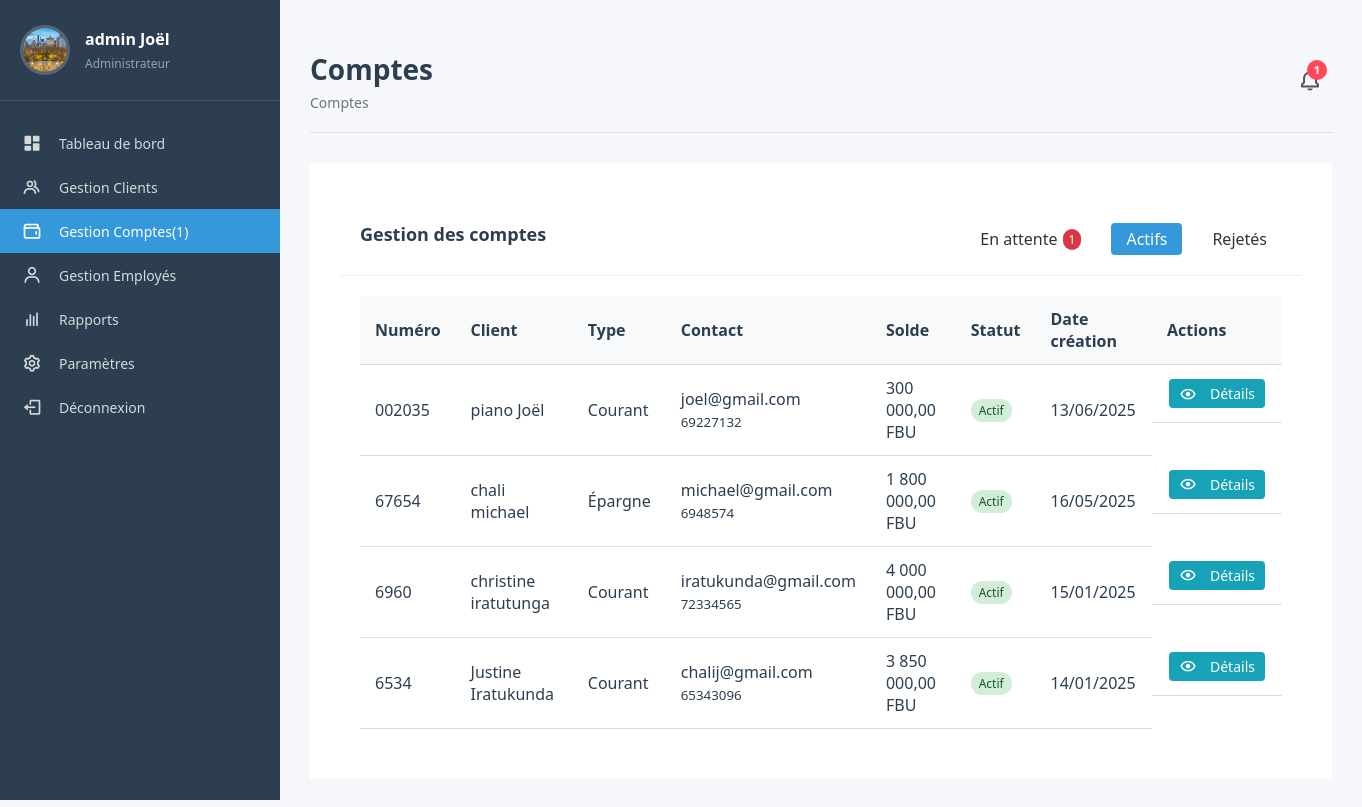
Screenshot of /admin/dashboard.php?page=comptes&filter=actifs (signed in) with the database file from the repository.
### tables this page shows
CREATE TABLE `compte` (
  `idCompte` int(11) NOT NULL,
  `numeroCompte` varchar(20) DEFAULT NULL,
  `typeCompte` enum('Courant','Épargne') DEFAULT NULL,
  `solde` decimal(15,2) DEFAULT '0.00',
  `dateCreation` date DEFAULT NULL,
  `idClient` int(11) DEFAULT NULL,
  `statut` varchar(20) NOT NULL DEFAULT 'en_attente',
  `motif_rejet` varchar(255) DEFAULT NULL
);

CREATE TABLE `client` (
  `idClient` int(11) NOT NULL,
  `nom` varchar(100) DEFAULT NULL,
  `prenom` varchar(100) DEFAULT NULL,
  `adresse` varchar(255) DEFAULT NULL,
  `telephone` varchar(20) DEFAULT NULL,
  `email` varchar(100) DEFAULT NULL,
  `password` varchar(250) NOT NULL,
  `photoPasseport` varchar(255) DEFAULT NULL,
  `copieCarteIdentite` varchar(255) DEFAULT NULL
);

### admin/compte.php (the view, shortened to what this page needs)
<?php
include '../db/db.php';
$filter = $_GET['filter'] ?? 'en_attente';
$columnCheck = $pdo->query("SHOW COLUMNS FROM compte LIKE 'statut'")->fetch();
$hasStatut = ($columnCheck !== false);
$pendingQuery = $hasStatut ? "SELECT COUNT(*) as count FROM compte WHERE statut = 'en_attente'"
                          : "SELECT COUNT(*) as count FROM compte";
$pendingResult = $pdo->query($pendingQuery)->fetch();
$pendingAccounts = $pendingResult['count'];
$columnCheck = $pdo->query("SHOW COLUMNS FROM compte LIKE 'motif_rejet'")->fetch();
$hasMotifRejet = ($columnCheck !== false);
$selectColumns = "
    c.idCompte, c.numeroCompte, c.typeCompte, c.solde, c.dateCreation,
    cl.prenom, cl.nom, cl.telephone, cl.email
";
if ($hasStatut) {
    $selectColumns .= ", c.statut";
}
if ($hasMotifRejet) {
    $selectColumns .= ", c.motif_rejet";
}
$query = "
    SELECT
        $selectColumns
    FROM compte c
    JOIN client cl ON c.idClient = cl.idClient
";
if ($hasStatut) {
    if ($filter === 'en_attente') {
        $query .= " WHERE c.statut = 'en_attente'";
    } elseif ($filter === 'actifs') {
        $query .= " WHERE c.statut = 'actif'";
    } elseif ($filter === 'rejetes') {
        $query .= " WHERE c.statut = 'rejeté'";
    }
}
$query .= " ORDER BY c.dateCreation DESC";
$comptes = $pdo->query($query)->fetchAll();
?>
<div class="card">
    <div class="card-header">
        <h2>Gestion des comptes</h2>
        <div class="filter-options">
            <a href="?page=comptes&filter=en_attente" class="<?= $filter === 'en_attente' ? 'active' : '' ?>">
                En attente
                <?php if ($pendingAccounts > 0): ?>
                    <span class="filter-badge"><?= $pendingAccounts ?></span>
                <?php endif; ?>
            </a>
            <a href="?page=comptes&filter=actifs" class="<?= $filter === 'actifs' ? 'active' : '' ?>">Actifs</a>
            <a href="?page=comptes&filter=rejetes" class="<?= $filter === 'rejetes' ? 'active' : '' ?>">Rejetés</a>
        </div>
    </div>
    <div class="card-body">
        <div class="table-responsive">
            <table class="data-table">
                <thead>
                    <tr>
                        <th>Numéro</th>
                        <th>Client</th>
                        <th>Type</th>
                        <th>Contact</th>
                        <th>Solde</th>
                        <th>Statut</th>
                        <th>Date création</th>
                        <th>Actions</th>
                    </tr>
                </thead>
                <tbody>
                    <?php foreach ($comptes as $compte):
                        $statut = $hasStatut ? ($compte['statut'] ?? 'inconnu') : 'inconnu';
                    ?>
                    <tr>
                        <td><?= htmlspecialchars($compte['numeroCompte'] ?? '') ?></td>
                        <td><?= htmlspecialchars(($compte['prenom'] ?? '') . ' ' . ($compte['nom'] ?? '')) ?></td>
                        <td><?= htmlspecialchars($compte['typeCompte'] ?? '') ?></td>
                        <td>
                            <div><?= htmlspecialchars($compte['email'] ?? '') ?></div>
                            <small><?= htmlspecialchars($compte['telephone'] ?? '') ?></small>
                        </td>
                        <td><?= number_format($compte['solde'] ?? 0, 2, ',', ' ') ?> FBU</td>
                        <td>
                            <span class="status-badge <?= htmlspecialchars($statut) ?>">
                                <?= ucfirst(htmlspecialchars($statut)) ?>
                            </span>
                        </td>
                        <td><?= date('d/m/Y', strtotime($compte['dateCreation'] ?? 'now')) ?></td>
                        <td class="actions">
                            <a href="?page=compte_details&id=<?= $compte['idCompte'] ?>" class="btn btn-view">
                                <i class='bx bx-show'></i> Détails
                            </a>
                        </td>
                    </tr>
                    <?php endforeach; ?>
                </tbody>
            </table>
        </div>
    </div>
</div>

### css/dashboard.css (style rules this page uses)
:root { --primary-color: #2c3e50; --primary-light: #3d566e; --secondary-color: #3498db; --secondary-light: #5dade2; --success-color: #27ae60; --warning-color: #f39c12; --error-color: #e74c3c; --light-color: #ecf0f1; --dark-color: #2c3e50; --gray-color: #95a5a6; --light-gray: #f5f7fa; --sidebar-width: 280px; }
* { margin: 0; padding: 0; box-sizing: border-box; font-family: 'Segoe UI', Tahoma, Geneva, Verdana, sans-serif; }
body { background-color: var(--light-gray); color: var(--dark-color); }
.card { background-color: white; border-radius: 10px; box-shadow: 0 5px 15px rgba(0, 0, 0, 0.05); overflow: hidden; transition: transform 0.3s, box-shadow 0.3s; }
.card-header { padding: 20px; border-bottom: 1px solid #eee; display: flex; justify-content: space-between; align-items: center; }
.card-header h2 { font-size: 18px; color: var(--primary-color); }
.card-body { padding: 20px; }
.btn { display: inline-flex; align-items: center; justify-content: center; padding: 12px 24px; border-radius: 6px; font-weight: 500; cursor: pointer; transition: all 0.3s; border: none; font-size: 14px; }
.btn i { margin-right: 8px; font-size: 18px; }

### css/style.css (style rules this page uses)
.actions { display: flex; gap: 5px; }
.filter-options { display: flex; gap: 15px; margin-top: 10px; }
.filter-options a { padding: 5px 15px; border-radius: 4px; text-decoration: none; color: #333; font-weight: 500; display: flex; align-items: center; }
.filter-options a.active { background-color: #3498db; color: white; }
.data-table { width: 100%; border-collapse: collapse; }
.data-table th, .data-table td { padding: 12px 15px; text-align: left; border-bottom: 1px solid #ddd; }
.data-table th { background-color: #f8f9fa; font-weight: 600; }
.actions { display: flex; gap: 5px; flex-wrap: wrap; }
.card { background: white; border-radius: var(--border-radius); box-shadow: var(--box-shadow); padding: 30px; margin-bottom: 30px; }
.btn { display: inline-flex; align-items: center; justify-content: center; gap: 8px; padding: 12px 20px; border-radius: var(--border-radius); font-weight: 500; cursor: pointer; transition: var(--transition); border: none; font-size: 14px; }
.btn i { font-size: 18px; }
.card { animation: fadeIn 0.5s ease-out; }
.status-badge { display: inline-block; padding: 4px 8px; border-radius: 12px; font-size: 12px; font-weight: 500; }
.table-responsive { overflow-x: auto; }

### admin/compte.php (style rules this page uses)
.status-badge { padding: 3px 8px; border-radius: 12px; font-size: 12px; font-weight: 500; }
.status-badge.actif { background-color: #D4EDDA; color: #155724; }
.filter-badge { background-color: #DC3545; color: white; border-radius: 10px; padding: 2px 6px; font-size: 12px; margin-left: 5px; }
.btn { padding: 5px 10px; border-radius: 4px; font-size: 14px; cursor: pointer; display: inline-flex; align-items: center; gap: 5px; margin: 2px; }
.btn-view { background-color: #17A2B8; color: white; text-decoration: none; }

### rows the page displays
compte: numeroCompte "002035", idClient.nom "piano Joël", typeCompte "Courant", idClient.email "joel@gmail.com", idClient.telephone "69227132", solde "300 000,00", statut "Actif", dateCreation "13/06/2025"
compte: numeroCompte "67654", idClient.nom "chali michael", typeCompte "Épargne", idClient.email "michael@gmail.com", idClient.telephone "6948574", solde "1 800 000,00", statut "Actif", dateCreation "16/05/2025"
compte: numeroCompte "6960", idClient.nom "christine iratutunga", typeCompte "Courant", idClient.email "iratukunda@gmail.com", idClient.telephone "72334565", solde "4 000 000,00", statut "Actif", dateCreation "15/01/2025"
compte: numeroCompte "6534", idClient.nom "Justine Iratukunda", typeCompte "Courant", idClient.email "chalij@gmail.com", idClient.telephone "65343096", solde "3 850 000,00", statut "Actif", dateCreation "14/01/2025"

### other values shown
$pendingAccounts "1"
$page "Comptes"
